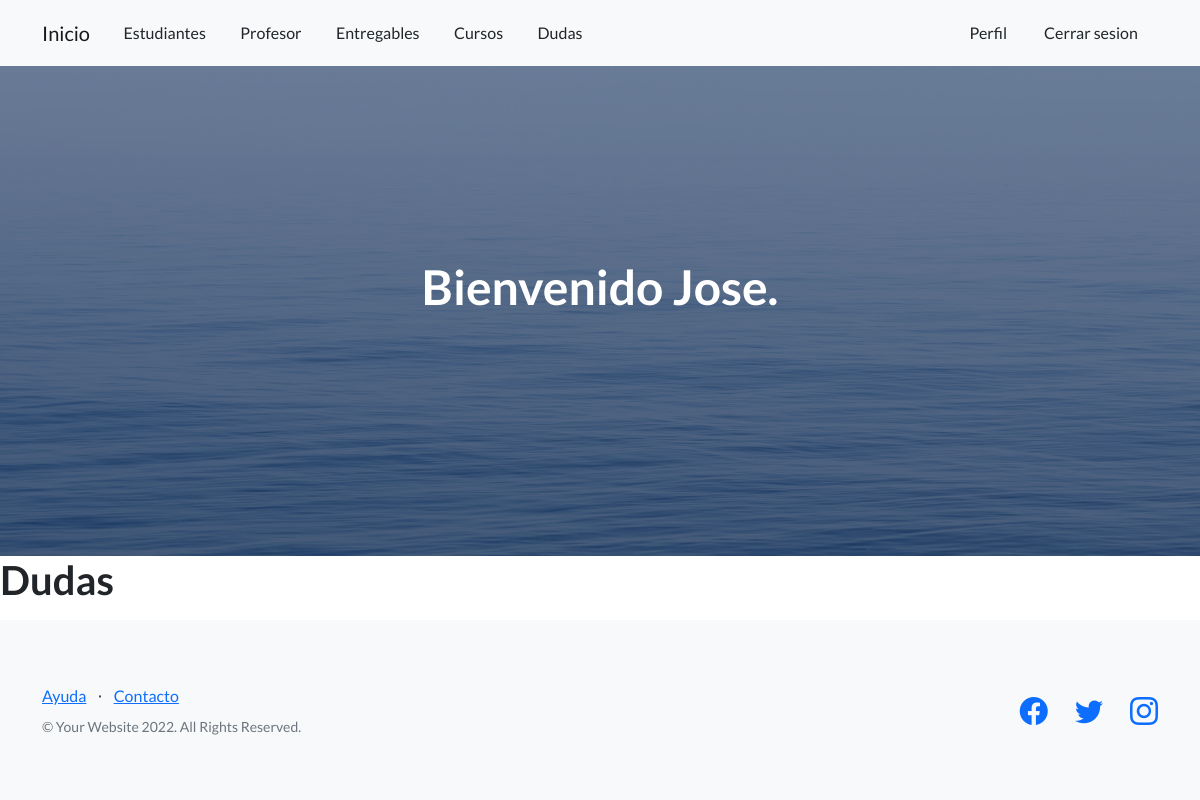
The app's page /dudas/list (signed in), older data.
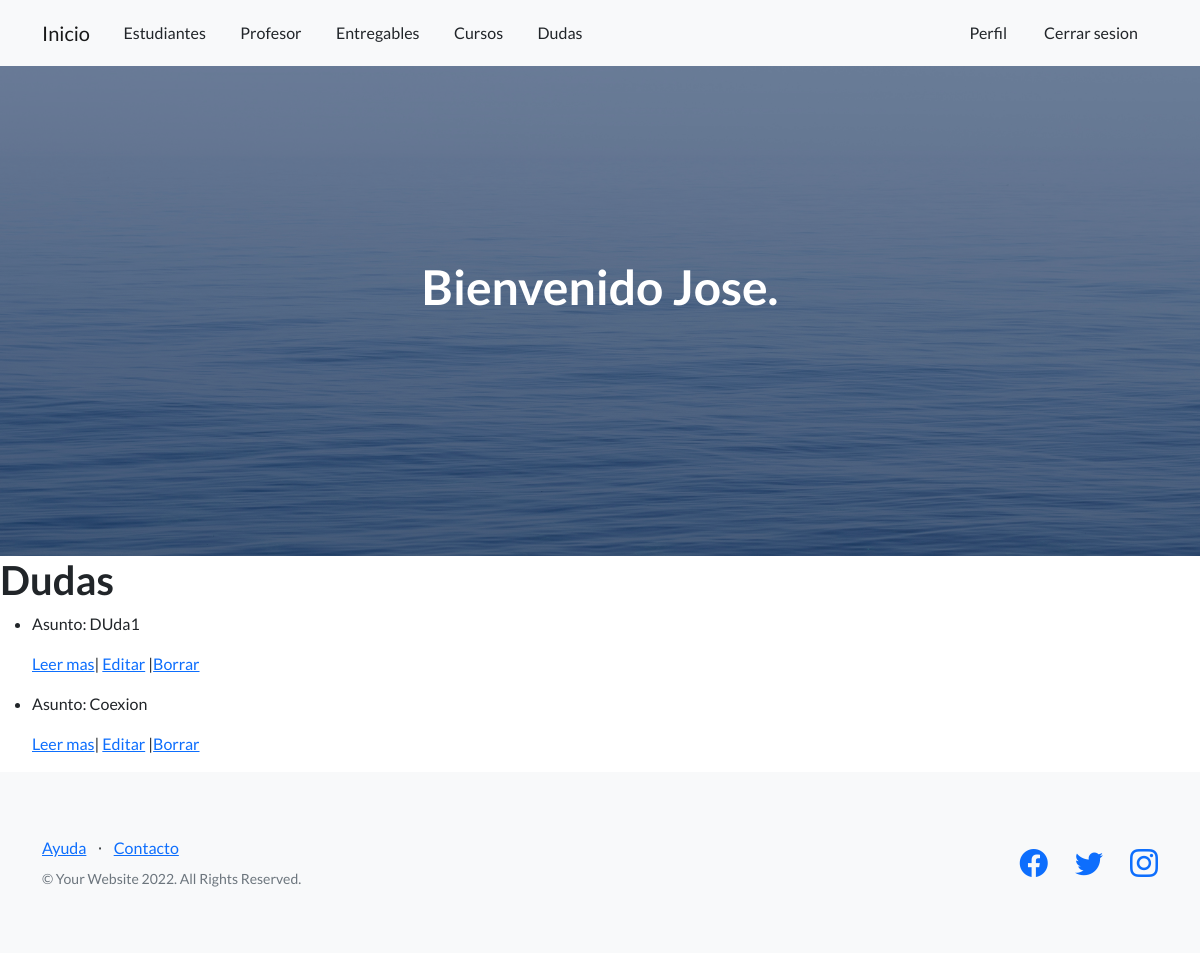
The same page, newer data.
### AppCoder/models.py (models this page shows, shortened)
class Duda(models.Model):
    asunto=models.CharField(max_length=40,default="nada")
    materia=models.CharField(max_length=40,default="nada")
    desarrollo=models.CharField(max_length=1000,default="nada")

### AppCoder/views.py (the view)
# urls.py: path('dudas/list',views.DudaList.as_view(), name="ListD"),
class DudaList(ListView):
    model=Duda
    template_name="AppCoder/duda_list.html"

### AppCoder/templates/AppCoder/duda_list.html
{% extends 'AppCoder/padre.html' %}
{% load static %}
{% block ContenidoQueCambia  %}
<body>
    <h1>Dudas</h1>
    <ul>
        {% for dudas in object_list %}
            <li>
                <p>Asunto: {{dudas.asunto}}</p>
                <p>
                    <a href="{% url 'DetailD' dudas.id %}">Leer mas</a>|
                    <a href="{% url 'EditD' dudas.id %}">Editar</a>
                    {%if user.is_superuser%}
                    |<a href="{% url 'DeleteD' dudas.id %}">Borrar</a>
                    {%endif%}
                </p>
            </li>
        {%endfor%}
    </ul>
</body>
{% endblock  %}

Row changes from the older to the newer data that the page shows:
added Duda: asunto "DUda1"
added Duda: asunto "Coexion"
